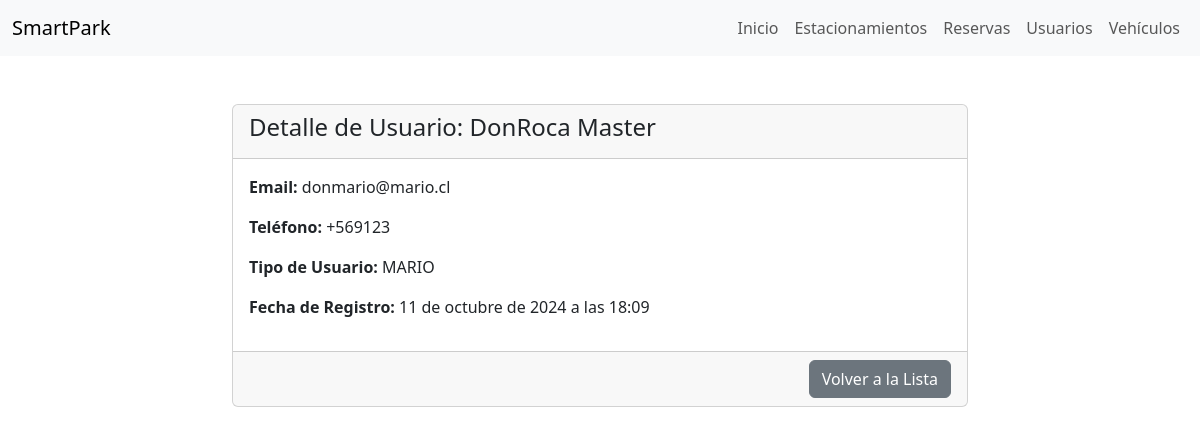
Page /usuarios/1234/ on the committed database.
### usuarios/models.py (models this page shows)
class Usuario(models.Model):
    rut = models.CharField(max_length=100, primary_key=True)
    nombre = models.CharField(max_length=100)
    apellido = models.CharField(max_length=200)
    email = models.EmailField(max_length=200)
    telefono = models.CharField(max_length=100)
    tipo_user = models.CharField(max_length=50)
    fecha_registro = models.DateTimeField(auto_now_add=True)

### usuarios/views.py (the view)
# urls.py: path('<int:rut>/', views.detalle_usuario, name='detalle_usuario'),
def detalle_usuario(request, rut):
    usuario = get_object_or_404(Usuario, rut=rut)
    return render(request, 'usuarios/detalle_usuario.html', {'usuario': usuario})

### usuarios/templates/usuarios/detalle_usuario.html (shortened to what this page needs)
<!DOCTYPE html>
<html lang="en">
<head>
    <link href="https://cdn.jsdelivr.net/npm/bootstrap@5.3.0/dist/css/bootstrap.min.css" rel="stylesheet">
</head>
<body>
    <nav class="navbar navbar-expand-lg navbar-light bg-light">
        <div class="container-fluid">
            <a class="navbar-brand" href="#">SmartPark</a>
            <div class="collapse navbar-collapse" id="navbarNav">
                <ul class="navbar-nav ms-auto">
                    <li class="nav-item">
                        <a class="nav-link" href="{% url 'home' %}">Inicio</a>
                    </li>
                    <li class="nav-item">
                        <a class="nav-link" href="{% url 'lista_estacionamientos' %}">Estacionamientos</a>
                    </li>
                    <li class="nav-item">
                        <a class="nav-link" href="{% url 'lista_reservas' %}">Reservas</a>
                    </li>
                    <li class="nav-item">
                        <a class="nav-link" href="{% url 'lista_usuarios' %}">Usuarios</a>
                    </li>
                    <li class="nav-item">
                        <a class="nav-link" href="{% url 'lista_vehiculos' %}">Vehículos</a>
                    </li>
                </ul>
            </div>
        </div>
    </nav>
    <div class="container mt-5">
        <div class="row justify-content-center">
            <div class="col-md-8">
                <div class="card">
                    <div class="card-header">
                        <h3 class="h4">Detalle de Usuario: {{ usuario.nombre }} {{ usuario.apellido }}</h3>
                    </div>
                    <div class="card-body">
                        <p><strong>Email:</strong> {{ usuario.email }}</p>
                        <p><strong>Teléfono:</strong> {{ usuario.telefono }}</p>
                        <p><strong>Tipo de Usuario:</strong> {{ usuario.tipo_user }}</p>
                        <p><strong>Fecha de Registro:</strong> {{ usuario.fecha_registro }}</p>
                    </div>
                    <div class="card-footer text-end">
                        <a href="{% url 'lista_usuarios' %}" class="btn btn-secondary">Volver a la Lista</a>
                    </div>
                </div>
            </div>
        </div>
    </div>
</body>
</html>

### rows in the picture
Usuario: nombre "DonRoca", apellido "Master", email "donmario@mario.cl", telefono "+569123", tipo_user "MARIO", fecha_registro "11 de octubre de 2024 a las 18:09"
